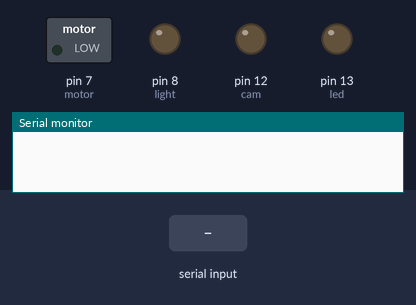
Bench run of a sketch on a simulated Arduino Uno, built with avr-gcc and run on an emulated ATmega328P. Shown: switched loads named in the sketch (green lamp = pin HIGH), output pins drawn as LEDs (lit = HIGH), the last lines printed to the serial monitor. The test bench sets the inputs (shaded band).

Above: at 1.2 s.
1.3 s: "trig" received over Serial
At 2.7 s:
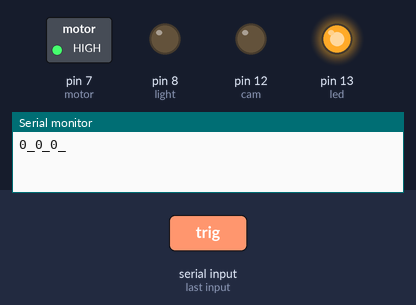
At 3.2 s:
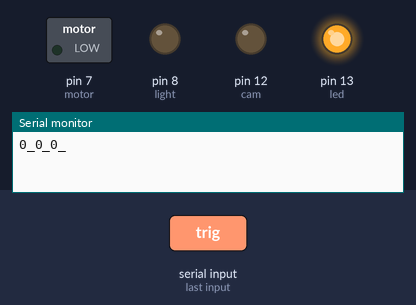
Timing chart, 0 to 4.8 s (numbered marks = the images above; inputs shaded):
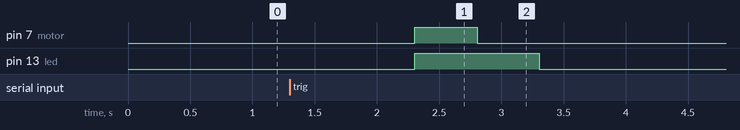

Measured:
- after the input at 1.3 s, pin 7 (motor): LOW → HIGH after 1.0 s, → LOW 0.50 s later; pin 13 (led): LOW → HIGH after 1.0 s, → LOW 1.0 s later

The sketch:

7cam_controller.ino
```cpp
char serialData;

unsigned long fps;
int maxFrameCount;
unsigned long ExposureTime;
unsigned long currentMicros = 0;
int camState = 0;
int led=13;
int cam=12;
int light=8;
int motor=7;
String input;
int indstart;
int indend;

void setup() {
  Serial.begin(9600);          //initialize serial at 9600 baudrate
  pinMode(led, OUTPUT);        //declare pin as output
  pinMode(cam, OUTPUT);        //declare pin as output
  pinMode(light,OUTPUT);
  pinMode(motor, OUTPUT);
  }

void loop() {
  digitalWrite(led, LOW);
  digitalWrite(cam, LOW);

  if(Serial.available()) {
    input = Serial.readString();
    digitalWrite(light, LOW);

    if(input.substring(0, 4) == "trig"){
      indstart = input.indexOf("_");

      // parse input
      for(int i = 0; i < 3; i++){
        indend = input.indexOf("_",indstart + 1);
        if(i==0){
          fps = input.substring(indstart+1, indend+1).toInt();
        }
        else if(i==1){
          maxFrameCount = input.substring(indstart+1, indend+1).toInt();
        }
        else if(i==2){
          ExposureTime = input.substring(indstart+1).toInt();
        }
        indstart = indend;
      }
      Serial.print(fps);
      Serial.print("_");
      Serial.print(maxFrameCount);
      Serial.print("_");
      Serial.print(ExposureTime);
      Serial.print("_");

      // start exposure
      digitalWrite(led, HIGH);

      if(maxFrameCount<10){
        digitalWrite(motor, HIGH);
        delay(500);
        digitalWrite(motor, LOW);
        delay(500);
      }

      unsigned long now = millis();
      unsigned long previousMicros = micros();
      int frameCount = 0;
      digitalWrite(cam, HIGH);
      camState = 1;

      while (frameCount < maxFrameCount){

        currentMicros=micros();

        if(currentMicros - previousMicros > ExposureTime){
          if(camState==1){
            digitalWrite(cam, LOW);
            camState = 0;
          }
        }

        if(currentMicros - previousMicros > fps){
          if(camState==0){
            digitalWrite(cam, HIGH);
            camState = 1;
            frameCount++;
            previousMicros = currentMicros;
          }
        }

        //turn ON light after 1s
        if((millis()- now)>1000){
          digitalWrite(light, HIGH);
        }
      }
      //turn OFF light after exposure
      digitalWrite(light, LOW);
    }
  }
}
```
